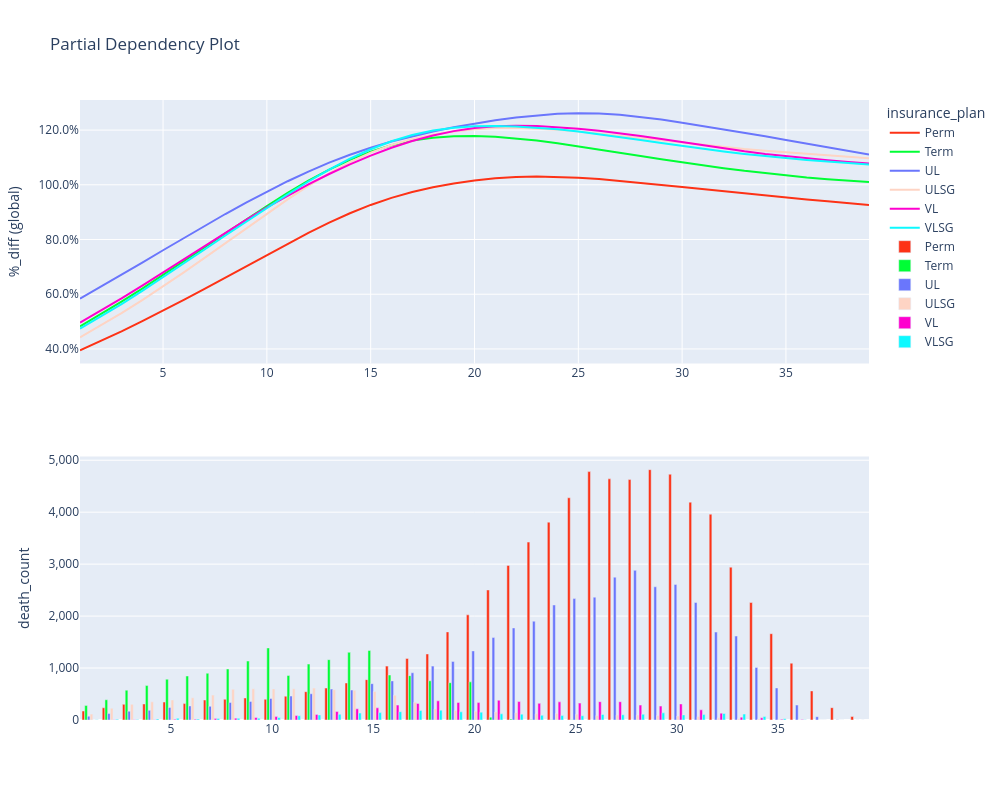

Source (notebook cell):
### Code cell
charters.pdp(
    model=model,
    df=md_encoded[((md_encoded["duration"] <= 30))],
    x_axis="duration",
    line_color="insurance_plan",
    # weight="amount_exposed",
    secondary="death_count",
    mapping=mapping,
    display=True,
)
